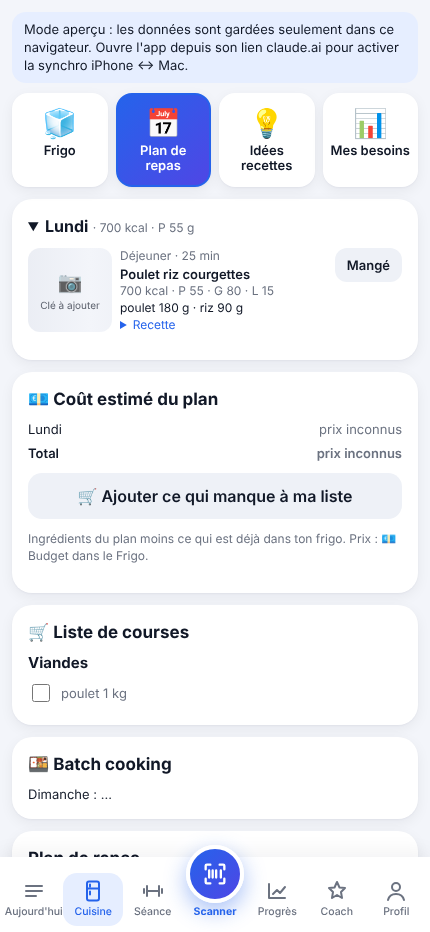
#> input picture dev/n_plan.png, 430 x 932 px, given in place of n_plan.png_0.png, which was not available
$ python sheet.py n_plan.png td1.png
#> lines starting #> are read from the running program, lines starting #| are printed output that depends on the picture
import sys, glob
from PIL import Image
ids=sys.argv[1].split(","); out=sys.argv[2]
W=300
ims=[]
for i in ids:
  for t in (0,1):
    try: im=Image.open(f"an/{i}_{t}.png").convert('RGB'); im=im.resize((W,int(im.height*W/im.width)))
#> further down, im is the input picture: PIL image 430x932 RGB; mean R, G, B 237.7, 239.8, 246.3
#> after `im = im.resize((W, int(im.height * W / im.width)))`:
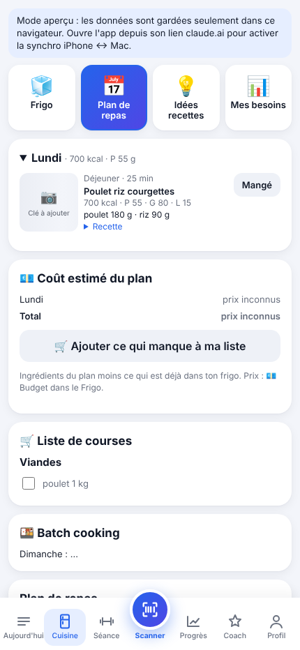
#> im: PIL image 300x650 RGB; mean R, G, B 237.5, 239.7, 246.1
    except: im=Image.new('RGB',(W,300),'gray')
    ims.append(im)
H=max(i.height for i in ims); cols=4; rows=(len(ims)+cols-1)//cols
c=Image.new('RGB',(W*cols,H*rows),'white')
#> c: PIL image 1200x904 RGB; every value is 255
for k,im in enumerate(ims): c.paste(im,((k%cols)*W,(k//cols)*H))
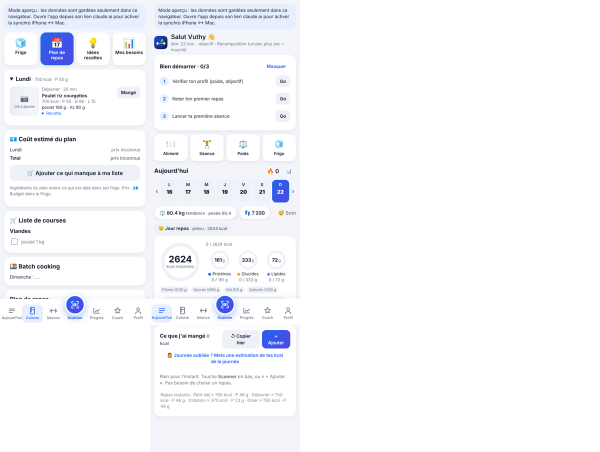
#> c: PIL image 1200x904 RGB (shown at 1/2 size); mean R, G, B 247.5, 248.4, 251.2
c.save(out)

$ run again, on dev/td1.png
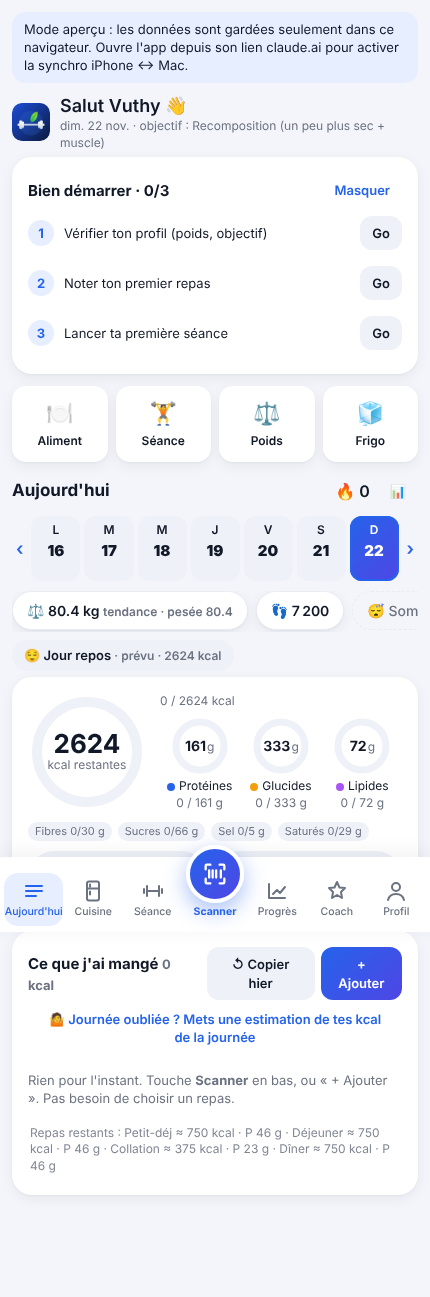
#> input picture dev/td1.png, 430 x 1297 px, given in place of td1.png_0.png, which was not available
#> im is the input picture: PIL image 430x1297 RGB; mean R, G, B 237.7, 239.9, 246.1
#> `im = im.resize((W, int(im.height * W / im.width)))`:
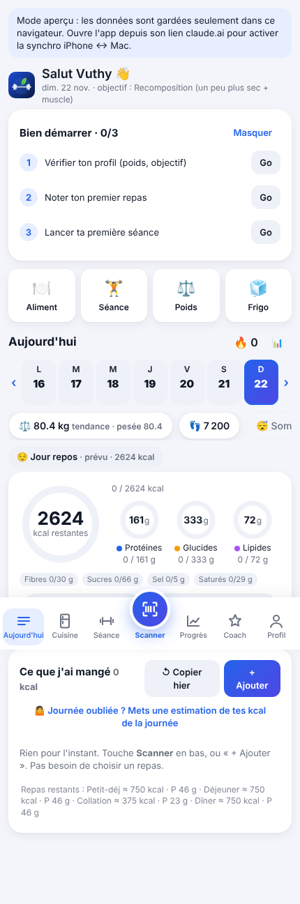
#> im: PIL image 300x904 RGB; mean R, G, B 237.5, 239.8, 246
#> after the loop `for k,im in enumerate(ims): c.paste(im,((k%cols)*W,(k//cols)*H))`:
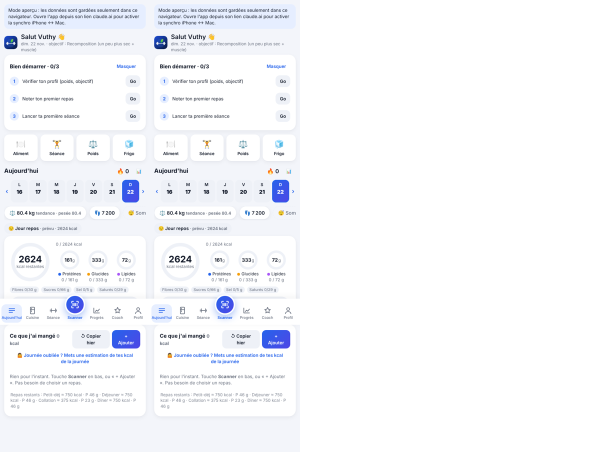
#> c: PIL image 1200x904 RGB (shown at 1/2 size); mean R, G, B 246.3, 247.4, 250.5

$ run again, on dev/td2.png
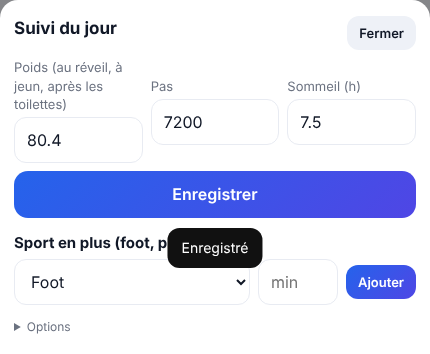
#> input picture dev/td2.png, 430 x 354 px, given in place of td2.png_0.png, which was not available
#> im is the input picture: PIL image 430x354 RGB; mean R, G, B 218.7, 222.5, 242.7
#> `im = im.resize((W, int(im.height * W / im.width)))`:
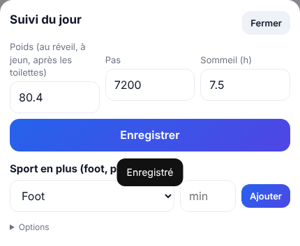
#> im: PIL image 300x246 RGB; mean R, G, B 218.5, 222.3, 242.5
#> after the loop `for k,im in enumerate(ims): c.paste(im,((k%cols)*W,(k//cols)*H))`:
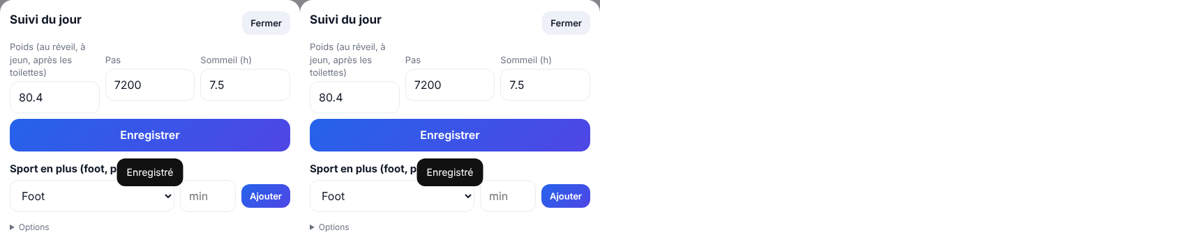
#> c: PIL image 1200x246 RGB; mean R, G, B 236.8, 238.6, 248.8
